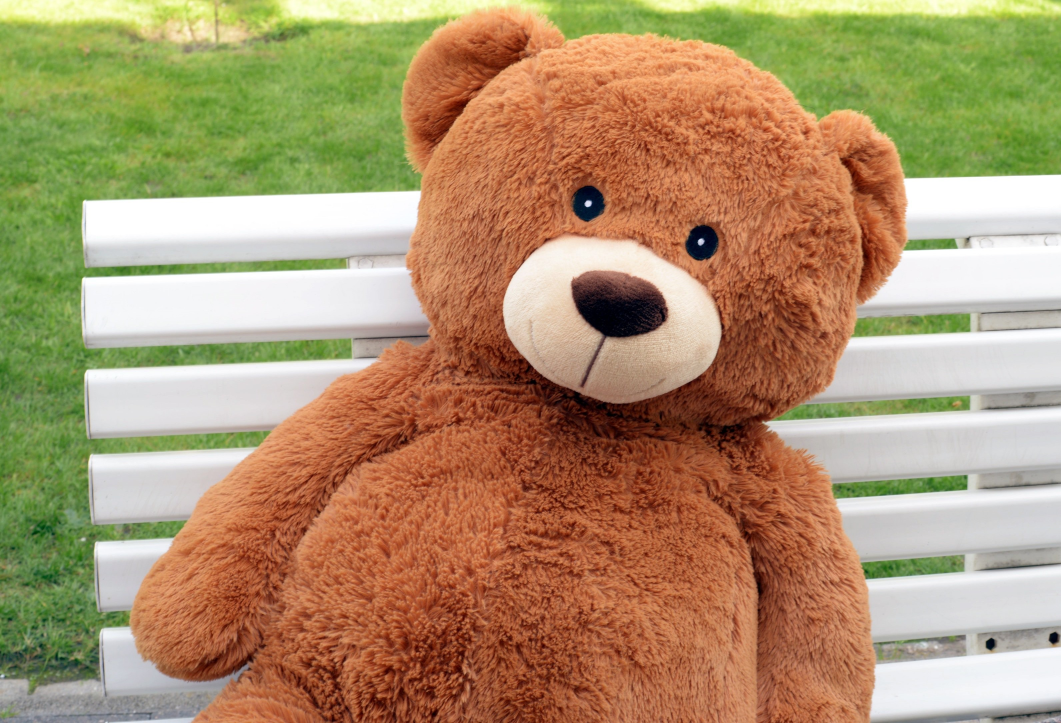
#> input picture 01_day/02/images/bear.jpg, 3183 x 2169 px (shown at 1/3 size)
$ jupyter execute 02_OpenCV_Ext.ipynb
#> lines starting #> are read from the running program, lines starting #| are printed output that depends on the picture; after the words box and inside, x2 and y2 are one past the last pixel; in counts of white or black regions, pixels touching at a corner belong together
# Lecture 01-2. OpenCV Overview-2 (Filter, Feature Detection)

### Contents :

   1. Lecture 01 Overview <br>
      1.1. Importing libraries and assigning variables
   2. What are Kernels (2D filter)? <br>
      2.1. Low-Pass Filters <br>
      2.2. High-Pass Filters <br>
&nbsp;&nbsp;&nbsp;&nbsp;&nbsp;&nbsp;&nbsp;2.2.1. The Laplacian Filter <br>
&nbsp;&nbsp;&nbsp;&nbsp;&nbsp;&nbsp;&nbsp;2.2.2. The Prewitt Filter <br>
&nbsp;&nbsp;&nbsp;&nbsp;&nbsp;&nbsp;&nbsp;2.2.3. The Horizontal Prewitt Filter <br>
&nbsp;&nbsp;&nbsp;&nbsp;&nbsp;&nbsp;&nbsp;2.2.4. The Vertical Prewitt Filter

   3. Feature Detection <br>
      3.1. What is a Feature? <br>
      3.2. Feature Matching <br>
      3.3. ORB


# 1. Lecture 01 Overview

This lecture aims to explore Filters and Feature Detection using OpenCV.<br>
The intended learning outcomes are:<br>
*   Basic understanding and usage of Kernels and Filters
*   Basic understanding of Feature Detection

## 1.1 Importing libraries and assigning variables

[cell 1]
import cv2
import numpy as np
import matplotlib.pyplot as plt

# QUIZ: Assign "bear.jpg" to the img variable using the materials from the previous lecture, and resize the image to (512,512).
img = cv2.imread("./images/bear.jpg")
#> img is the input picture: shape (2169, 3183, 3); mean B, G, R 107.8, 146.1, 173
img = cv2.resize(img,(512,512))
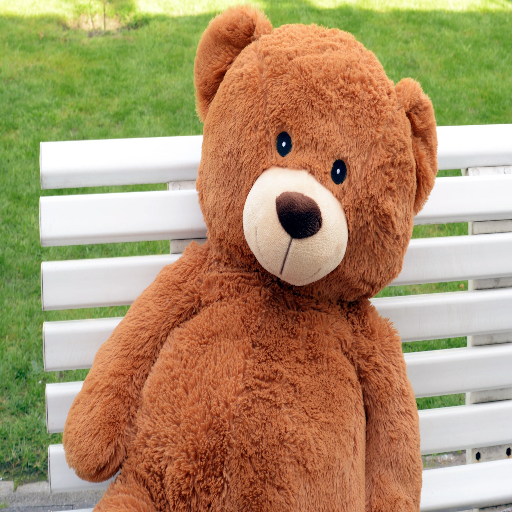
#> img: shape (512, 512, 3); mean B, G, R 107.7, 146, 172.9

# OpenCV uses BGR (Blue Green Red) while matplotlib uses RGB (Red Green Blue). Therefore, the channels will be back to front when the OpenCV image is loaded using matplotlib. Therefore, reverse the channel explicitly to maintain original color.
img = cv2.cvtColor(img, cv2.COLOR_BGR2RGB)

# QUIZ: Convert the image to Grayscale and assign it to the img_gray variable.
img_gray = cv2.cvtColor(img, cv2.COLOR_BGR2GRAY)
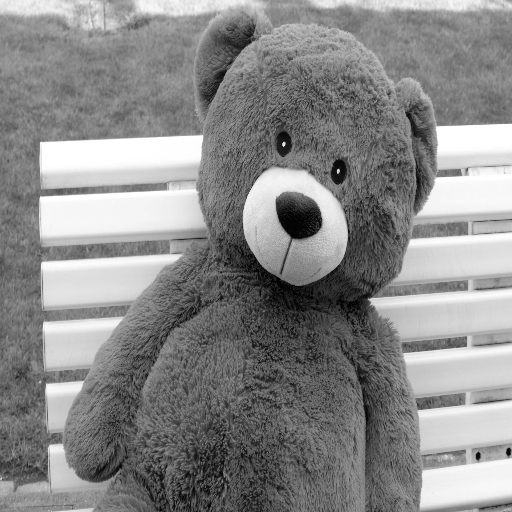
#> img_gray: shape (512, 512); min 0, max 255, mean 137.6

# 2. What are Kernels (2D filter)?

The kernel, convolution matrix, or mask is a matrix that imparts effects such as blurring, sharpening, embossing, and edge detection to an image. This is done by performing convolution between the kernel and the image.

Meanwhile, the term "filter" refers to a 3D structure in which several kernels are stacked. In the case of a 2D filter, the filter is the same as the kernel. In other words, the 2D filter, that is, the kernel, has its purpose to create an image that meets the user's purpose by changing the properties of the image through convolution.

Filters are used very often in our daily life. For example, in the video conferencing platform such as Zoom, the user's background can be blurred, which is an example of using the Blur filter. We will practice applying various filters to the image below.

<p align="center">

</p>

## 2.1 Low-Pass Filter

The low-pass filter is also called a blurry filter or smoothing, and has the effect of blurring the image. Mathematically, the sum of all values in the filter is always 1.

[cell 2]
# Blurry Filter, or Low Pass Filter
# kernel = np.array([[1, 1, 1, 1, 1],
#                   [1, 1, 1, 1, 1],
#                   [1, 1, 1, 1, 1],
#                   [1, 1, 1, 1, 1],
#                   [1, 1, 1, 1, 1]])/25
# kernel = np.ones((5,5))/25
kernel = np.ones((10,10))/100

# Convolving the kernels to the image
dst = cv2.filter2D(img,-1,kernel)
dst_gray = cv2.filter2D(img_gray,-1,kernel)

# Visualizing the original and the blurred image
plt.subplot(121),plt.imshow(img),plt.title('Original')
plt.xticks([]), plt.yticks([])
plt.subplot(122),plt.imshow(dst),plt.title('Blurred Image')
plt.xticks([]), plt.yticks([])
plt.show()

# Visualizing the grayscale verions of the original and the blurred image
plt.subplot(121),plt.imshow(img_gray,cmap="gray"),plt.title('Original')
plt.xticks([]), plt.yticks([])
plt.subplot(122),plt.imshow(dst_gray,cmap="gray"),plt.title('Blurred Image')
plt.xticks([]), plt.yticks([])
plt.show()

## 2.2 High-Pass Filters

Unlike low-pass filters, high-pass filters detect the edges in an image. It amplifies the slope of the edge, and makes the image clear as a whole.

### 2.2.1 The Laplacian Filter

<p align="center">

</p>

Laplacian filter is an example of a high pass filter, and detects edges in all directions- horizontal and vertical. The Laplacian filter is a filter using the Laplacian function, and the function is visualized as shown in the figure above.

[cell 3]
# Amongst the filters below, try to find the most suitable one for our specific case

# 3x3 Negative Laplacian Operator - amplifies the inner edges of the image
# kernel = np.array([ [0,-1,0],
#                     [-1,4,-1],
#                     [0,-1,0]])

# 3x3 Positive Laplacian Operator - amplifies the outer edges of the image
# kernel = np.array([ [0,1,0],
#                     [1,-4,1],
#                     [0,1,0]])

# 3x3 Negative Discrete Laplacian Operator - the output is clearer than the kernels above
# kernel = np.array([ [-1,-1,-1],
#                     [-1,8,-1],
#                     [-1,-1,-1]])

# 3x3 Positive Discrete Laplacian Operator different version - the output is the clearest amongst the above kernels
kernel = np.array([ [1,1,1],
                    [1,-8,1],
                    [1,1,1]])

################################################################################################

# Visualizing the original and the filtered image
dst = cv2.filter2D(img,-1,kernel)
plt.subplot(121),plt.imshow(img),plt.title('Original')
plt.xticks([]), plt.yticks([])
plt.subplot(122),plt.imshow(dst),plt.title('Laplacian Filter')
plt.xticks([]), plt.yticks([])
plt.show()

# Visualizing the grayscale versions of the original and the filtered image
dst_gray = cv2.filter2D(img_gray,-1,kernel)
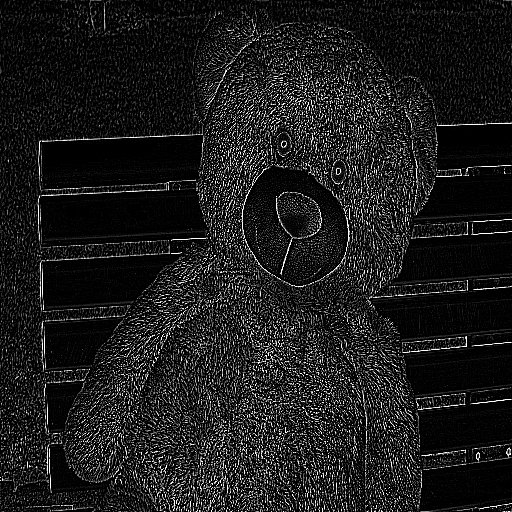
#> dst_gray: shape (512, 512); min 0, max 255, mean 27.8
plt.subplot(121),plt.imshow(img_gray,cmap="gray"),plt.title('Original')
plt.xticks([]), plt.yticks([])
plt.subplot(122),plt.imshow(dst_gray,cmap="gray"),plt.title('Laplacian Filter')
plt.xticks([]), plt.yticks([])
plt.show()

### 2.2.2 The Prewitt Filter

If the Laplacian Filter is a filter that detects all edges regardless of direction, the Prewitt filter is a filter which detects edges in either vertical and horizontal directions separately. Refer to the Horizontal and Vertical Prewitt Filters below.

<p align="center">

</p>

### 2.2.3 The Horizontal Prewitt Filter

The Horizontal Prewitt Filter detects and displays vertical edges on the output image using Vertical Prewitt Operator(Gx).

[cell 4]
# Horizontal Filter (Gx)
kernel = np.array([ [-1,0,1],
                    [-1,0,1],
                    [-1,0,1]])

################################################################################################

# Visualizing the original and the filtered image
dst = cv2.filter2D(img,-1,kernel)
plt.subplot(121),plt.imshow(img),plt.title('Original')
plt.xticks([]), plt.yticks([])
plt.subplot(122),plt.imshow(dst),plt.title('Horizontal Sobel Filter')
plt.xticks([]), plt.yticks([])
plt.show()

# Visualizing the grayscale versions of the original and the filtered image
dst_gray = cv2.filter2D(img_gray,-1,kernel)
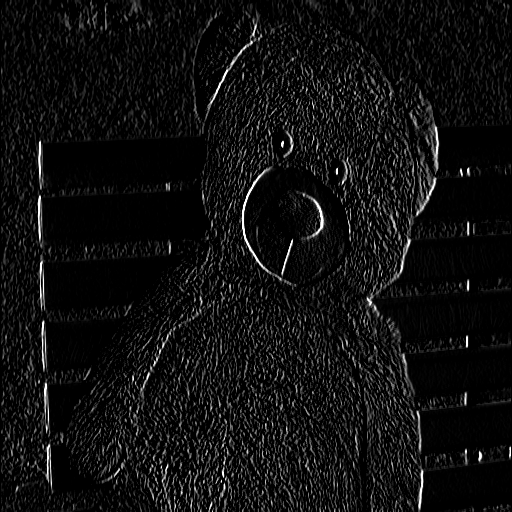
#> dst_gray: shape (512, 512); min 0, max 255, mean 15.7
plt.subplot(121),plt.imshow(img_gray,cmap="gray"),plt.title('Original')
plt.xticks([]), plt.yticks([])
plt.subplot(122),plt.imshow(dst_gray,cmap="gray"),plt.title('Horizontal Sobel Filter')
plt.xticks([]), plt.yticks([])
plt.show()

### 2.2.4 The Vertical Prewitt Filter

Similarly, the Vertical Prewitt Filter detects and displays horizontal edges on the output image using Horizontal Prewitt Operator(Gy).

[cell 5]
# Vertical Filter (Gy)
kernel = np.array([ [1,1,1],
                    [0,0,0],
                    [-1,-1,-1]])

################################################################################################

# Visualizing the original and the filtered image
dst = cv2.filter2D(img,-1,kernel)
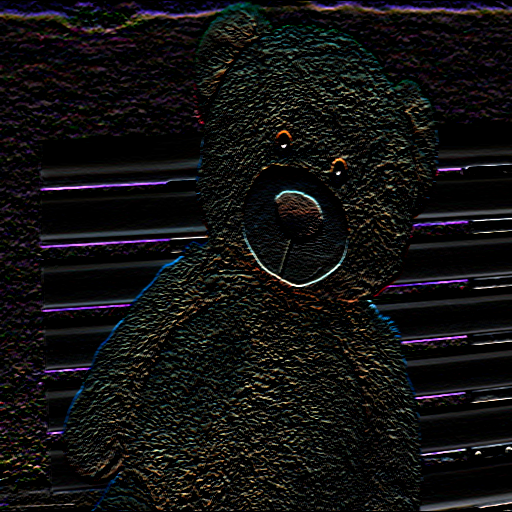
#> dst: shape (512, 512, 3); mean R, G, B 17.3, 16.8, 16.9
plt.subplot(121),plt.imshow(img),plt.title('Original')
plt.xticks([]), plt.yticks([])
plt.subplot(122),plt.imshow(dst),plt.title('Vertical Sobel Filter')
plt.xticks([]), plt.yticks([])
plt.show()

# Visualizing the grayscale versions of the original and the filtered image
dst_gray = cv2.filter2D(img_gray,-1,kernel)
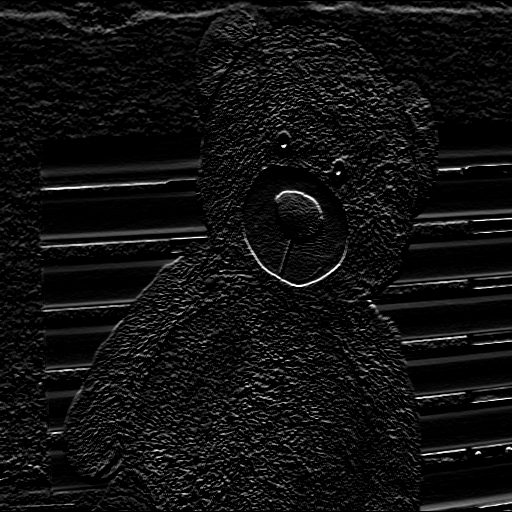
#> dst_gray: shape (512, 512); min 0, max 255, mean 16.7
plt.subplot(121),plt.imshow(img_gray,cmap="gray"),plt.title('Original')
plt.xticks([]), plt.yticks([])
plt.subplot(122),plt.imshow(dst_gray,cmap="gray"),plt.title('Vertical Sobel Filter')
plt.xticks([]), plt.yticks([])
plt.show()

So far, we have created a new image by applying filters to an image using OpenCV.

In fact, we can use OpenCV to perform various tasks beyond image filtering, one of which is feature detection. In the following training sessions, let's explore how feature detection can be performed with only the OpenCV library before introducing deep learning.

# 3. Feature Detection

## 3.1 What is a Feature?

Feature is information that is characteristic to the image such as the corners or vertices of the image. The unique features of the image are called Feature Points or Interest Points, which are points in the image that can be stably extracted in the process of different image variations such as changes in brightness, rotation, and magnification.

<p align="center">

</p>

## 3.2 Feature Matching

Feature Matching is the process of establishing a correspondence relationship between two images of the same object. The same object can be matched with the same features between two images regardless of changes in brightness, rotation, or magnification.

<p align="center">

</p>

## 3.3 ORB

Amongst the algorithms that allow Feature Detection are SIFT, SURF, and ORB. We will look at ORB specifically, because it works best in various directions and magnifications.

The ORB operation is executed as follows- first, after comparing the intensity of each pixel of the image and the surrounding pixels, if it exceeds a certain limit, the corresponding pixel is designated as a keypoint. When a keypoint is detected, a unique feature is created for each keypoint, and the features are matched between different images of the same object.

[cell 6]
# Gaussian Pyramid to change the image scale
test_image = cv2.pyrDown(img)
# test_image = cv2.pyrDown(test_image)

# Rotating the image
num_rows, num_cols = test_image.shape[:2]
#> num_rows = 256; num_cols = 256
rotation_matrix = cv2.getRotationMatrix2D((num_cols/2, num_rows/2), 30, 1)
test_image = cv2.warpAffine(test_image, rotation_matrix, (num_cols, num_rows))
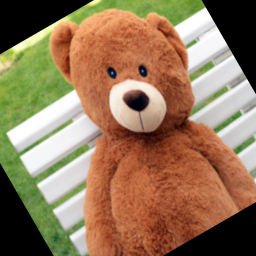
#> test_image: shape (256, 256, 3); mean R, G, B 147.8, 119.4, 89

# Visualizing the image
fx, plots = plt.subplots(1, 2, figsize=(20,10))
plt.subplot(121),plt.imshow(img),plt.title('Training Image')
plt.xticks([]), plt.yticks([])
plt.subplot(122),plt.imshow(test_image),plt.title('Testing Image')
plt.xticks([]), plt.yticks([])
plt.show()

[cell 7]
# Executing the OpenCV ORB algorithm to extract Keypoints
orb = cv2.ORB_create()
train_keypoints, train_descriptor = orb.detectAndCompute(img, None)
#> train_keypoints = 500 keypoints; strongest (x, y, size): (284, 143, 31), (283, 145, 31), (283, 143, 37.2), (338, 169, 31)
test_keypoints, test_descriptor = orb.detectAndCompute(test_image, None)
#> test_keypoints = 427 keypoints; strongest (x, y, size): (143, 99, 92.6), (125, 99, 92.6), (140, 93, 92.6), (124, 97, 77.1)
keypoints_train = np.copy(img)
keypoints_test = np.copy(test_image)
cv2.drawKeypoints(img, train_keypoints, keypoints_train, color = (0, 255, 0))
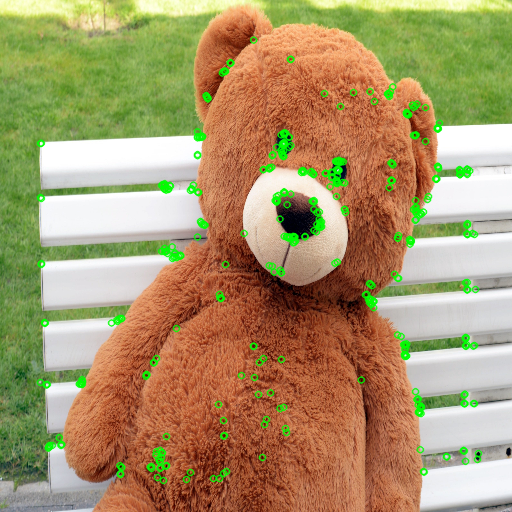
#> keypoints_train: shape (512, 512, 3); mean R, G, B 168.6, 149.4, 105
cv2.drawKeypoints(test_image, test_keypoints, keypoints_test, color = (0, 255, 0))
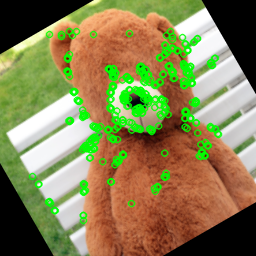
#> keypoints_test: shape (256, 256, 3); 12.08% of pixels changed, all inside (x1, y1, x2, y2) = (28, 27, 223, 225)

# Visualizing Keypoints
fx, plots = plt.subplots(1, 2, figsize=(20,10))
plt.subplot(121),plt.imshow(keypoints_train),plt.title('Train Keypoints')
plt.xticks([]), plt.yticks([])
plt.subplot(122),plt.imshow(keypoints_test),plt.title('Test Keypoints')
plt.xticks([]), plt.yticks([])
plt.show()

[cell 8]
# Initialize a Brute Force Matcher object
bf = cv2.BFMatcher(cv2.NORM_HAMMING)

# Feature matching between the ORB descriptor of the training image and the test image
matches = bf.match(train_descriptor, test_descriptor)
#> matches = 500 matches
result = cv2.drawMatches(img, train_keypoints, test_image, test_keypoints, matches, None, flags=2)
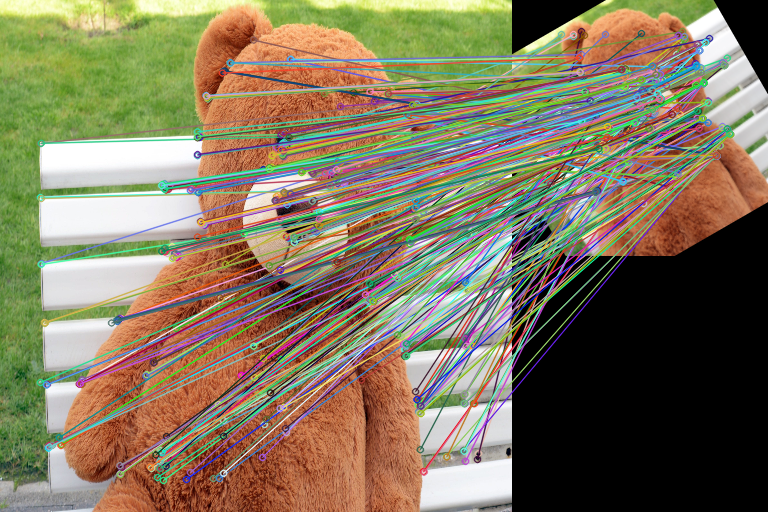
#> result: shape (512, 768, 3); mean R, G, B 128.8, 117.9, 92.3

# Visualizing the matching points
plt.figure(figsize=(20,10))
plt.title('Best Matching Points')
plt.imshow(result)
plt.show()

$ run again, with 01_day/02/images/featuremapping.jpg copied over 01_day/02/images/bear.jpg
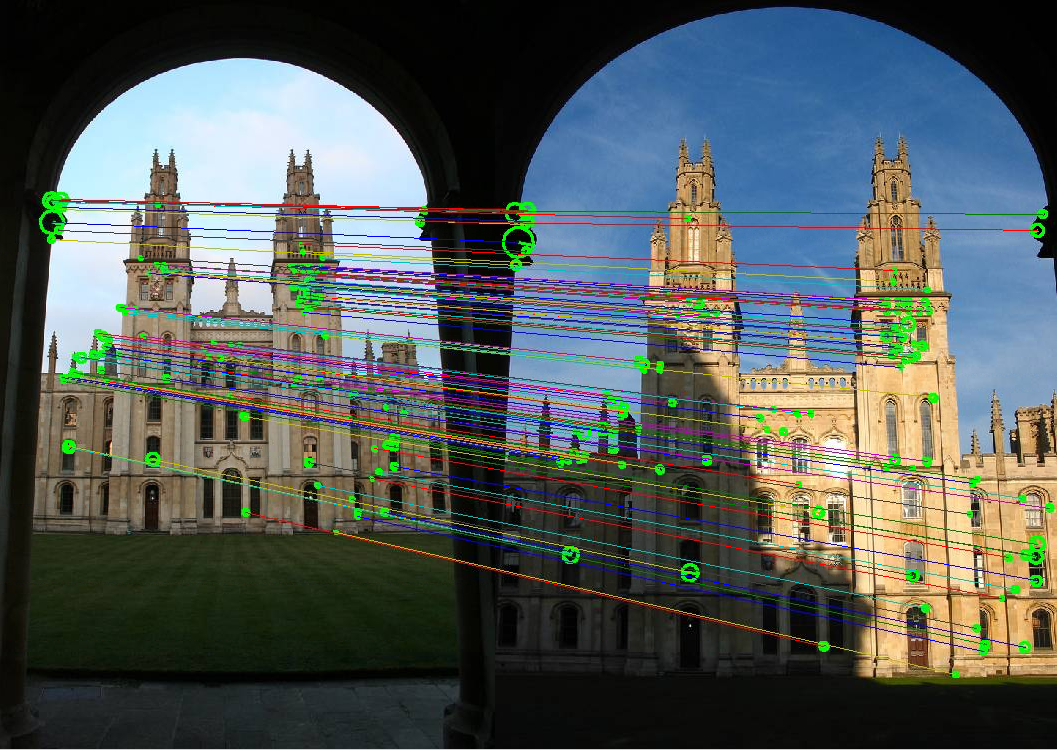
#> input picture 01_day/02/images/featuremapping.jpg, 1057 x 750 px
#> img is the input picture: shape (750, 1057, 3); mean B, G, R 88.4, 90.9, 83.1
#> train_keypoints = 500 keypoints; strongest (x, y, size): (204, 161, 31), (204, 163, 31), (69, 135, 31), (208, 165, 31)
#> test_keypoints = 453 keypoints; strongest (x, y, size): (75, 90, 31), (74, 89, 37.2), (82, 100, 31), (75, 88, 44.6)
#> keypoints_train: shape (512, 512, 3); mean R, G, B 79.7, 93.8, 85.2
#> `cv2.drawKeypoints(test_image, test_keypoints, keypoints_test, color = ..`:
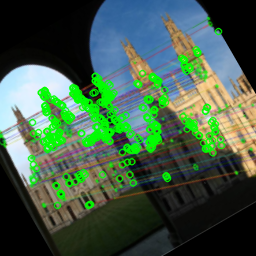
#> keypoints_test: shape (256, 256, 3); mean R, G, B 66.6, 93.5, 71.8
#> matches = 500 matches
#> `result = cv2.drawMatches(img, train_keypoints, test_image, test_keypoi..`:
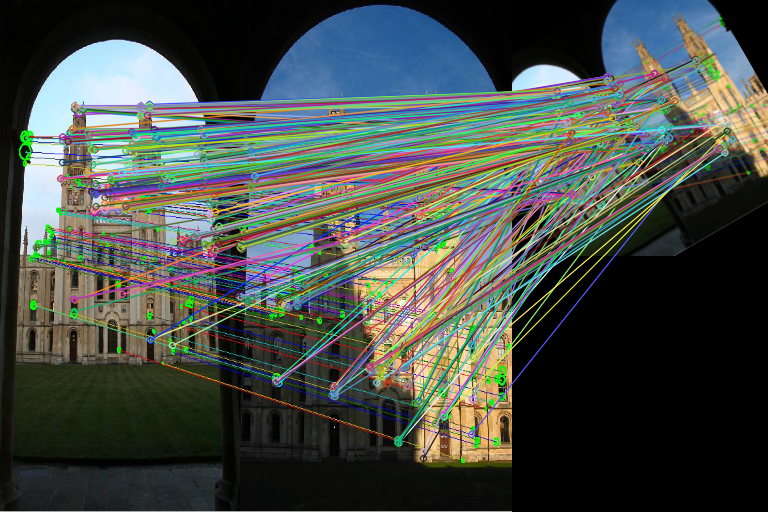
#> result: shape (512, 768, 3); mean R, G, B 70.6, 77.2, 72
